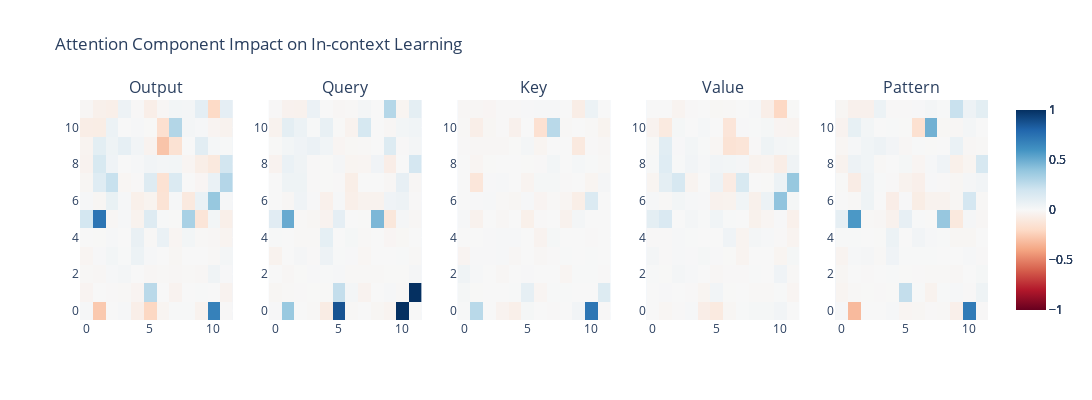

Notebook source saved alongside this figure:
### Code cell
attn_fig

### Figure 1 — Plotly figure (JSON) as saved in the notebook; plotly's stock layout.template omitted (floating-point values rounded to 4 significant figures; data arrays with more than 128 entries replaced by an {"elided": "..."} marker saying what was removed)
{"data": [{"colorscale": [[0, "rgb(103,0,31)"], [0.1, "rgb(178,24,43)"], [0.2, "rgb(214,96,77)"], [0.3, "rgb(244,165,130)"], [0.4, "rgb(253,219,199)"], [0.5, "rgb(247,247,247)"], [0.6, "rgb(209,229,240)"], [0.7, "rgb(146,197,222)"], [0.8, "rgb(67,147,195)"], [0.9, "rgb(33,102,172)"], [1, "rgb(5,48,97)"]], "type": "heatmap", "xaxis": "x", "yaxis": "y", "z": {"elided": "12x12 float values"}, "zmax": 1, "zmin": -1}, {"colorscale": [[0, "rgb(103,0,31)"], [0.1, "rgb(178,24,43)"], [0.2, "rgb(214,96,77)"], [0.3, "rgb(244,165,130)"], [0.4, "rgb(253,219,199)"], [0.5, "rgb(247,247,247)"], [0.6, "rgb(209,229,240)"], [0.7, "rgb(146,197,222)"], [0.8, "rgb(67,147,195)"], [0.9, "rgb(33,102,172)"], [1, "rgb(5,48,97)"]], "type": "heatmap", "xaxis": "x2", "yaxis": "y2", "z": {"elided": "12x12 float values"}, "zmax": 1, "zmin": -1}, {"colorscale": [[0, "rgb(103,0,31)"], [0.1, "rgb(178,24,43)"], [0.2, "rgb(214,96,77)"], [0.3, "rgb(244,165,130)"], [0.4, "rgb(253,219,199)"], [0.5, "rgb(247,247,247)"], [0.6, "rgb(209,229,240)"], [0.7, "rgb(146,197,222)"], [0.8, "rgb(67,147,195)"], [0.9, "rgb(33,102,172)"], [1, "rgb(5,48,97)"]], "type": "heatmap", "xaxis": "x3", "yaxis": "y3", "z": {"elided": "12x12 float values"}, "zmax": 1, "zmin": -1}, {"colorscale": [[0, "rgb(103,0,31)"], [0.1, "rgb(178,24,43)"], [0.2, "rgb(214,96,77)"], [0.3, "rgb(244,165,130)"], [0.4, "rgb(253,219,199)"], [0.5, "rgb(247,247,247)"], [0.6, "rgb(209,229,240)"], [0.7, "rgb(146,197,222)"], [0.8, "rgb(67,147,195)"], [0.9, "rgb(33,102,172)"], [1, "rgb(5,48,97)"]], "type": "heatmap", "xaxis": "x4", "yaxis": "y4", "z": {"elided": "12x12 float values"}, "zmax": 1, "zmin": -1}, {"colorscale": [[0, "rgb(103,0,31)"], [0.1, "rgb(178,24,43)"], [0.2, "rgb(214,96,77)"], [0.3, "rgb(244,165,130)"], [0.4, "rgb(253,219,199)"], [0.5, "rgb(247,247,247)"], [0.6, "rgb(209,229,240)"], [0.7, "rgb(146,197,222)"], [0.8, "rgb(67,147,195)"], [0.9, "rgb(33,102,172)"], [1, "rgb(5,48,97)"]], "type": "heatmap", "xaxis": "x5", "yaxis": "y5", "z": {"elided": "12x12 float values"}, "zmax": 1, "zmin": -1}], "layout": {"annotations": [{"font": {"size": 16}, "showarrow": false, "text": "Output", "x": 0.084, "xanchor": "center", "xref": "paper", "y": 1, "yanchor": "bottom", "yref": "paper"}, {"font": {"size": 16}, "showarrow": false, "text": "Query", "x": 0.292, "xanchor": "center", "xref": "paper", "y": 1, "yanchor": "bottom", "yref": "paper"}, {"font": {"size": 16}, "showarrow": false, "text": "Key", "x": 0.5, "xanchor": "center", "xref": "paper", "y": 1, "yanchor": "bottom", "yref": "paper"}, {"font": {"size": 16}, "showarrow": false, "text": "Value", "x": 0.708, "xanchor": "center", "xref": "paper", "y": 1, "yanchor": "bottom", "yref": "paper"}, {"font": {"size": 16}, "showarrow": false, "text": "Pattern", "x": 0.916, "xanchor": "center", "xref": "paper", "y": 1, "yanchor": "bottom", "yref": "paper"}], "height": 400, "showlegend": false, "title": {"text": "Attention Component Impact on In-context Learning"}, "width": 1500, "xaxis": {"anchor": "y", "domain": [0, 0.168]}, "xaxis2": {"anchor": "y2", "domain": [0.208, 0.376]}, "xaxis3": {"anchor": "y3", "domain": [0.416, 0.584]}, "xaxis4": {"anchor": "y4", "domain": [0.624, 0.792]}, "xaxis5": {"anchor": "y5", "domain": [0.832, 1]}, "yaxis": {"anchor": "x", "domain": [0, 1]}, "yaxis2": {"anchor": "x2", "domain": [0, 1]}, "yaxis3": {"anchor": "x3", "domain": [0, 1]}, "yaxis4": {"anchor": "x4", "domain": [0, 1]}, "yaxis5": {"anchor": "x5", "domain": [0, 1]}}}
